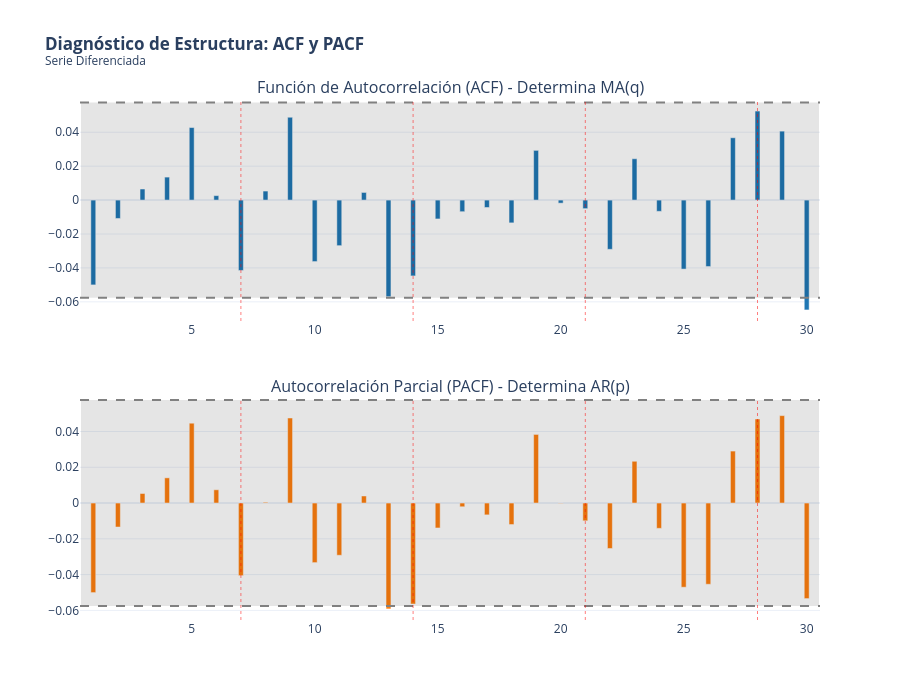

Here is the notebook cell this chart was saved with:
### Code cell
df_analysis = df_diff.dropna()

# Parámetros
lags = 30  # 30 días
alpha = 0.05 # Nivel de significancia del 95%

# Cálculo de valores ACF y PACF
acf_vals = acf(df_analysis, nlags=lags, alpha=alpha)[0][1:]
pacf_vals = pacf(df_analysis, nlags=lags, alpha=alpha)[0][1:]

# Colocamos manualmente el intervalo de confianza para plotly
n = len(df_analysis)
conf_interval = 1.96 / np.sqrt(n)


fig = make_subplots(rows=2, cols=1,
                    subplot_titles=("Función de Autocorrelación (ACF) - Determina MA(q)",
                                    "Autocorrelación Parcial (PACF) - Determina AR(p)"),
                    vertical_spacing=0.15)

# ACF

fig.add_trace(go.Bar(
    x=list(range(1, lags+1)), y=acf_vals,
    name='ACF', marker_color='rgb(31, 119, 180)', showlegend=False
), row=1, col=1)

# Intervalos de confianza (Sombreado)
fig.add_shape(type="rect",
    x0=0.5, y0=-conf_interval, x1=lags+0.5, y1=conf_interval,
    line=dict(color="rgba(0,0,0,0)"), fillcolor="rgba(0,0,0,0.1)",
    row=1, col=1
)
# Líneas límite
fig.add_hline(y=conf_interval, line_dash="dash", line_color="gray", row=1, col=1)
fig.add_hline(y=-conf_interval, line_dash="dash", line_color="gray", row=1, col=1)

# PACF

fig.add_trace(go.Bar(
    x=list(range(1, lags+1)), y=pacf_vals,
    name='PACF', marker_color='rgb(255, 127, 14)', showlegend=False
), row=2, col=1)

# Intervalos de confianza
fig.add_shape(type="rect",
    x0=0.5, y0=-conf_interval, x1=lags+0.5, y1=conf_interval,
    line=dict(color="rgba(0,0,0,0)"), fillcolor="rgba(0,0,0,0.1)",
    row=2, col=1
)
# Líneas límite
fig.add_hline(y=conf_interval, line_dash="dash", line_color="gray", row=2, col=1)
fig.add_hline(y=-conf_interval, line_dash="dash", line_color="gray", row=2, col=1)


fig.update_layout(
    title='<b>Diagnóstico de Estructura: ACF y PACF</b><br><sup>Serie Diferenciada</sup>',
    template='plotly_white',
    height=700,
    bargap=0.8 # Barras delgadas estilo lollipop
)

# Resaltar lags estacionales (7, 14, 21, 28) con líneas verticales rojas tenues
for i in [7, 14, 21, 28]:
    fig.add_vline(x=i, line_width=1, line_dash="dot", line_color="red", opacity=0.5)

fig.show()

### Figure 1 — Plotly figure (JSON) as saved in the notebook; plotly's stock layout.template omitted (floating-point values rounded to 4 significant figures)
{"data": [{"marker": {"color": "rgb(31, 119, 180)"}, "name": "ACF", "showlegend": false, "type": "bar", "x": [1, 2, 3, 4, 5, 6, 7, 8, 9, 10, 11, 12, 13, 14, 15, 16, 17, 18, 19, 20, 21, 22, 23, 24, 25, 26, 27, 28, 29, 30], "xaxis": "x", "y": [-0.05001, -0.01085, 0.006523, 0.01355, 0.04276, 0.002615, -0.04149, 0.005318, 0.04884, -0.03626, -0.02687, 0.004503, -0.05698, -0.04473, -0.01112, -0.006855, -0.004372, -0.01344, 0.02931, -0.001811, -0.005046, -0.02904, 0.02437, -0.006639, -0.04068, -0.0392, 0.03674, 0.05249, 0.04065, -0.06478], "yaxis": "y"}, {"marker": {"color": "rgb(255, 127, 14)"}, "name": "PACF", "showlegend": false, "type": "bar", "x": [1, 2, 3, 4, 5, 6, 7, 8, 9, 10, 11, 12, 13, 14, 15, 16, 17, 18, 19, 20, 21, 22, 23, 24, 25, 26, 27, 28, 29, 30], "xaxis": "x2", "y": [-0.05006, -0.01341, 0.005332, 0.01409, 0.04462, 0.007419, -0.04058, 0.0004407, 0.04753, -0.0333, -0.02919, 0.003951, -0.0592, -0.05645, -0.01393, -0.002082, -0.006611, -0.01201, 0.03835, -0.0001724, -0.009944, -0.0254, 0.02335, -0.01414, -0.04705, -0.0454, 0.02905, 0.047, 0.04887, -0.05341], "yaxis": "y2"}], "layout": {"annotations": [{"font": {"size": 16}, "showarrow": false, "text": "Función de Autocorrelación (ACF) - Determina MA(q)", "x": 0.5, "xanchor": "center", "xref": "paper", "y": 1, "yanchor": "bottom", "yref": "paper"}, {"font": {"size": 16}, "showarrow": false, "text": "Autocorrelación Parcial (PACF) - Determina AR(p)", "x": 0.5, "xanchor": "center", "xref": "paper", "y": 0.425, "yanchor": "bottom", "yref": "paper"}], "bargap": 0.8, "height": 700, "shapes": [{"fillcolor": "rgba(0,0,0,0.1)", "line": {"color": "rgba(0,0,0,0)"}, "type": "rect", "x0": 0.5, "x1": 30.5, "xref": "x", "y0": -0.0576, "y1": 0.0576, "yref": "y"}, {"line": {"color": "gray", "dash": "dash"}, "type": "line", "x0": 0, "x1": 1, "xref": "x domain", "y0": 0.0576, "y1": 0.0576, "yref": "y"}, {"line": {"color": "gray", "dash": "dash"}, "type": "line", "x0": 0, "x1": 1, "xref": "x domain", "y0": -0.0576, "y1": -0.0576, "yref": "y"}, {"fillcolor": "rgba(0,0,0,0.1)", "line": {"color": "rgba(0,0,0,0)"}, "type": "rect", "x0": 0.5, "x1": 30.5, "xref": "x2", "y0": -0.0576, "y1": 0.0576, "yref": "y2"}, {"line": {"color": "gray", "dash": "dash"}, "type": "line", "x0": 0, "x1": 1, "xref": "x2 domain", "y0": 0.0576, "y1": 0.0576, "yref": "y2"}, {"line": {"color": "gray", "dash": "dash"}, "type": "line", "x0": 0, "x1": 1, "xref": "x2 domain", "y0": -0.0576, "y1": -0.0576, "yref": "y2"}, {"line": {"color": "red", "dash": "dot", "width": 1}, "opacity": 0.5, "type": "line", "x0": 7, "x1": 7, "xref": "x", "y0": 0, "y1": 1, "yref": "y domain"}, {"line": {"color": "red", "dash": "dot", "width": 1}, "opacity": 0.5, "type": "line", "x0": 7, "x1": 7, "xref": "x2", "y0": 0, "y1": 1, "yref": "y2 domain"}, {"line": {"color": "red", "dash": "dot", "width": 1}, "opacity": 0.5, "type": "line", "x0": 14, "x1": 14, "xref": "x", "y0": 0, "y1": 1, "yref": "y domain"}, {"line": {"color": "red", "dash": "dot", "width": 1}, "opacity": 0.5, "type": "line", "x0": 14, "x1": 14, "xref": "x2", "y0": 0, "y1": 1, "yref": "y2 domain"}, {"line": {"color": "red", "dash": "dot", "width": 1}, "opacity": 0.5, "type": "line", "x0": 21, "x1": 21, "xref": "x", "y0": 0, "y1": 1, "yref": "y domain"}, {"line": {"color": "red", "dash": "dot", "width": 1}, "opacity": 0.5, "type": "line", "x0": 21, "x1": 21, "xref": "x2", "y0": 0, "y1": 1, "yref": "y2 domain"}, {"line": {"color": "red", "dash": "dot", "width": 1}, "opacity": 0.5, "type": "line", "x0": 28, "x1": 28, "xref": "x", "y0": 0, "y1": 1, "yref": "y domain"}, {"line": {"color": "red", "dash": "dot", "width": 1}, "opacity": 0.5, "type": "line", "x0": 28, "x1": 28, "xref": "x2", "y0": 0, "y1": 1, "yref": "y2 domain"}], "title": {"text": "<b>Diagnóstico de Estructura: ACF y PACF</b><br><sup>Serie Diferenciada</sup>"}, "xaxis": {"anchor": "y", "domain": [0, 1]}, "xaxis2": {"anchor": "y2", "domain": [0, 1]}, "yaxis": {"anchor": "x", "domain": [0.575, 1]}, "yaxis2": {"anchor": "x2", "domain": [0, 0.425]}}}
